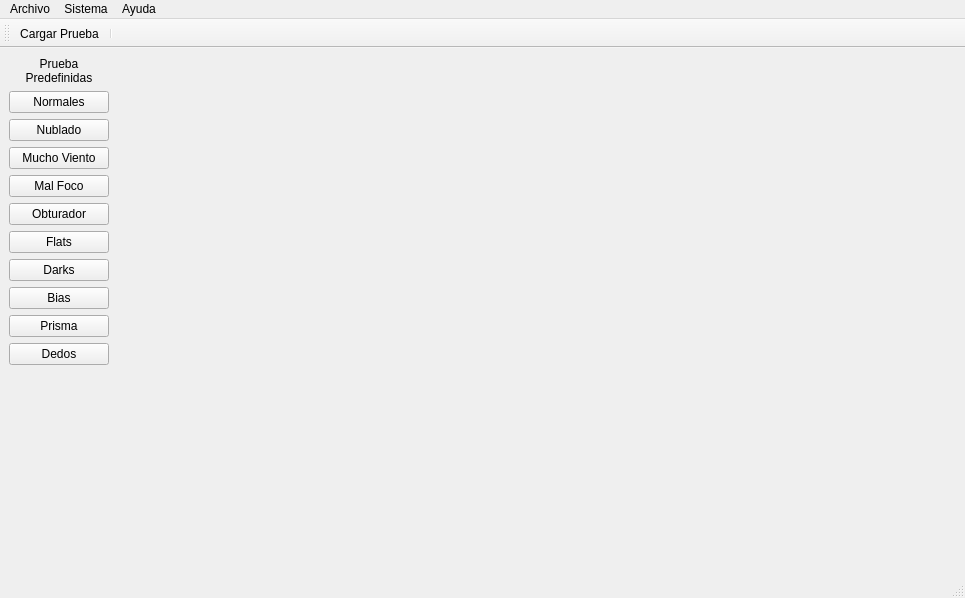
<?xml version="1.0" encoding="UTF-8"?>
<ui version="4.0">
 <class>Simulador</class>
 <widget class="QMainWindow" name="Simulador">
  <property name="geometry">
   <rect>
    <x>0</x>
    <y>0</y>
    <width>965</width>
    <height>598</height>
   </rect>
  </property>
  <property name="minimumSize">
   <size>
    <width>965</width>
    <height>598</height>
   </size>
  </property>
  <property name="windowTitle">
   <string>MainWindow</string>
  </property>
  <widget class="QWidget" name="centralwidget">
   <layout class="QGridLayout" name="gridLayout">
    <item row="0" column="0">
     <layout class="QVBoxLayout" name="verticalLayoutMenu">
      <item>
       <widget class="QLabel" name="label">
        <property name="text">
         <string>&lt;html&gt;&lt;head/&gt;&lt;body&gt;&lt;p align=&quot;center&quot;&gt;Prueba &lt;br/&gt;Predefinidas&lt;/p&gt;&lt;/body&gt;&lt;/html&gt;</string>
        </property>
       </widget>
      </item>
      <item>
       <widget class="QPushButton" name="pushButtonNormales">
        <property name="text">
         <string>Normales</string>
        </property>
       </widget>
      </item>
      <item>
       <widget class="QPushButton" name="pushButtonNublado">
        <property name="text">
         <string>Nublado</string>
        </property>
       </widget>
      </item>
      <item>
       <widget class="QPushButton" name="pushButtonViento">
        <property name="text">
         <string>Mucho Viento</string>
        </property>
       </widget>
      </item>
      <item>
       <widget class="QPushButton" name="pushButtonFoco">
        <property name="text">
         <string>Mal Foco</string>
        </property>
       </widget>
      </item>
      <item>
       <widget class="QPushButton" name="pushButtonObturador">
        <property name="text">
         <string>Obturador</string>
        </property>
       </widget>
      </item>
      <item>
       <widget class="QPushButton" name="pushButtonFlats">
        <property name="text">
         <string>Flats</string>
        </property>
       </widget>
      </item>
      <item>
       <widget class="QPushButton" name="pushButtonDarks">
        <property name="text">
         <string>Darks</string>
        </property>
       </widget>
      </item>
      <item>
       <widget class="QPushButton" name="pushButtonBias">
        <property name="text">
         <string>Bias</string>
        </property>
       </widget>
      </item>
      <item>
       <widget class="QPushButton" name="pushButtonPrisma">
        <property name="text">
         <string>Prisma</string>
        </property>
       </widget>
      </item>
      <item>
       <widget class="QPushButton" name="pushButtonDedos">
        <property name="text">
         <string>Dedos</string>
        </property>
       </widget>
      </item>
      <item>
       <spacer name="verticalSpacer">
        <property name="orientation">
         <enum>Qt::Vertical</enum>
        </property>
        <property name="sizeHint" stdset="0">
         <size>
          <width>20</width>
          <height>500</height>
         </size>
        </property>
       </spacer>
      </item>
      <item>
       <spacer name="horizontalSpacer">
        <property name="orientation">
         <enum>Qt::Horizontal</enum>
        </property>
        <property name="sizeType">
         <enum>QSizePolicy::Minimum</enum>
        </property>
        <property name="sizeHint" stdset="0">
         <size>
          <width>100</width>
          <height>20</height>
         </size>
        </property>
       </spacer>
      </item>
     </layout>
    </item>
    <item row="0" column="1">
     <layout class="QVBoxLayout" name="verticalLayoutContenido" stretch="0">
      <item>
       <spacer name="horizontalSpacer_2">
        <property name="orientation">
         <enum>Qt::Horizontal</enum>
        </property>
        <property name="sizeType">
         <enum>QSizePolicy::Expanding</enum>
        </property>
        <property name="sizeHint" stdset="0">
         <size>
          <width>10</width>
          <height>20</height>
         </size>
        </property>
       </spacer>
      </item>
     </layout>
    </item>
   </layout>
  </widget>
  <widget class="QMenuBar" name="menubar">
   <property name="geometry">
    <rect>
     <x>0</x>
     <y>0</y>
     <width>965</width>
     <height>25</height>
    </rect>
   </property>
   <widget class="QMenu" name="menuAbrir">
    <property name="title">
     <string>Archivo</string>
    </property>
    <addaction name="separator"/>
    <addaction name="actionSalir"/>
   </widget>
   <widget class="QMenu" name="menuSistema">
    <property name="title">
     <string>Sistema</string>
    </property>
    <addaction name="actionPanel_Administrativo"/>
   </widget>
   <widget class="QMenu" name="menuAyuda">
    <property name="title">
     <string>Ayuda</string>
    </property>
    <addaction name="actionManual"/>
    <addaction name="actionSoporte"/>
   </widget>
   <addaction name="menuAbrir"/>
   <addaction name="menuSistema"/>
   <addaction name="menuAyuda"/>
  </widget>
  <widget class="QStatusBar" name="statusbar"/>
  <widget class="QToolBar" name="toolBar">
   <property name="windowTitle">
    <string>toolBar</string>
   </property>
   <attribute name="toolBarArea">
    <enum>TopToolBarArea</enum>
   </attribute>
   <attribute name="toolBarBreak">
    <bool>false</bool>
   </attribute>
   <addaction name="actionCargar_Prueba"/>
   <addaction name="separator"/>
  </widget>
  <action name="actionPanel_Administrativo">
   <property name="text">
    <string>Panel Administrativo</string>
   </property>
  </action>
  <action name="actionCargar_Prueba">
   <property name="icon">
    <iconset resource="resource.qrc">
     <normaloff>:/images/cargarPrueba.jpeg</normaloff>:/images/cargarPrueba.jpeg</iconset>
   </property>
   <property name="text">
    <string>Cargar Prueba</string>
   </property>
   <property name="toolTip">
    <string>Cargar Prueba</string>
   </property>
  </action>
  <action name="actionSalir">
   <property name="text">
    <string>Salir</string>
   </property>
  </action>
  <action name="actionManual">
   <property name="text">
    <string>Manual</string>
   </property>
  </action>
  <action name="actionSoporte">
   <property name="text">
    <string>Acerca</string>
   </property>
  </action>
 </widget>
 <resources>
  <include location="resource.qrc"/>
 </resources>
 <connections/>
</ui>
